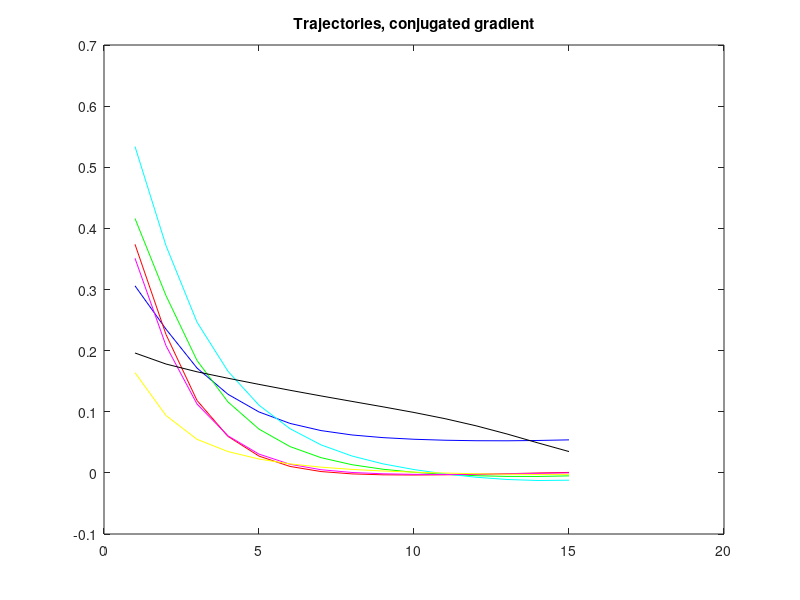
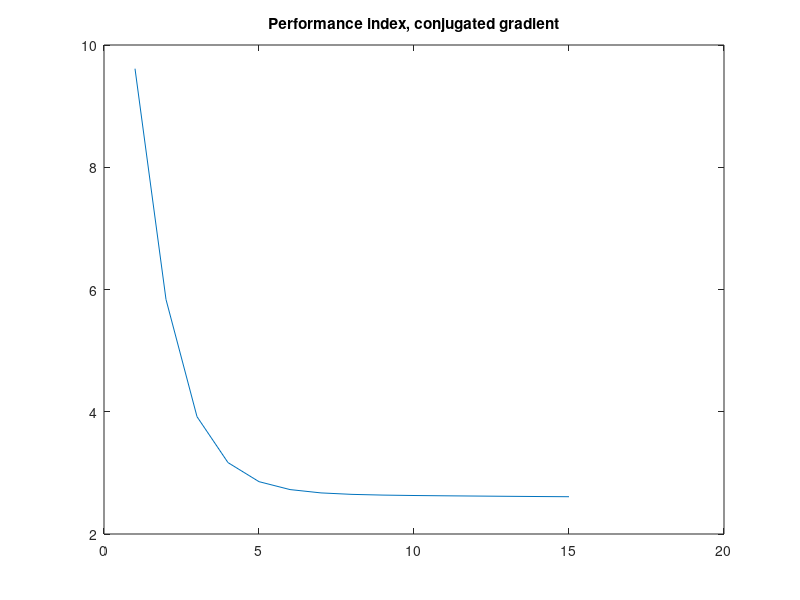

Write MATLAB code to recreate these figures, in order.
clear all

%% Init
K = 15;
N = 7;
eps = 0.25;

A = 0.6;
B = 0.9;
Q = 7;
H = 2;
F = 4;

u = zeros(K, N);
u(1, :) = [0.1, 0.4, 0.3, 0.5, 0.2, 0.1, 0.2];
x = zeros(K, N + 1);
x(:, 1) = 0.6;
p = zeros(1, N + 1);
b = zeros(1, N);
J = zeros(K, 1);
t = 0.01;

%% Algorithm
for iter = 1 : K
    for i = 2 : size(x, 2)
        x(iter, i) = A * x(iter, i - 1) ^ 2 + B * u(iter, i - 1);
    end
    p(end) = 2 * F * x(end) ^ 3;
    for i = N : -1 : 1
        p(i) = 2 * x(iter,i) * (Q + p(i + 1) * A);
    end
    b_old = b;
    for i = 1 : length(b)
        b(i) = 2 * H * u(iter, i) + B * p(i + 1);
    end
    if iter == 1
        d = -b;
    else
        d = -b + norm(b) ^ 2 / norm(b_old) ^ 2 * d;
    end
    J(iter) = sum(Q * x(iter, 1 : end - 1) .^ 2 + H * u(iter, :) .^ 2) + ...
              F / 2 * x(end) ^ 4;
    if norm(d) < eps
        break;
    end
    u(iter + 1, :) = u(iter, :) + t * d;
end

%% Plot
colors = ['b', 'g', 'r', 'c', 'm', 'y', 'k'];
figure;
for i = 2 : N + 1
    plot(x(1 : iter, i), colors(i - 1));
    hold on;
end
title('Trajectories, conjugated gradient');

figure;
plot(J(1 : iter));
title('Performance index, conjugated gradient');